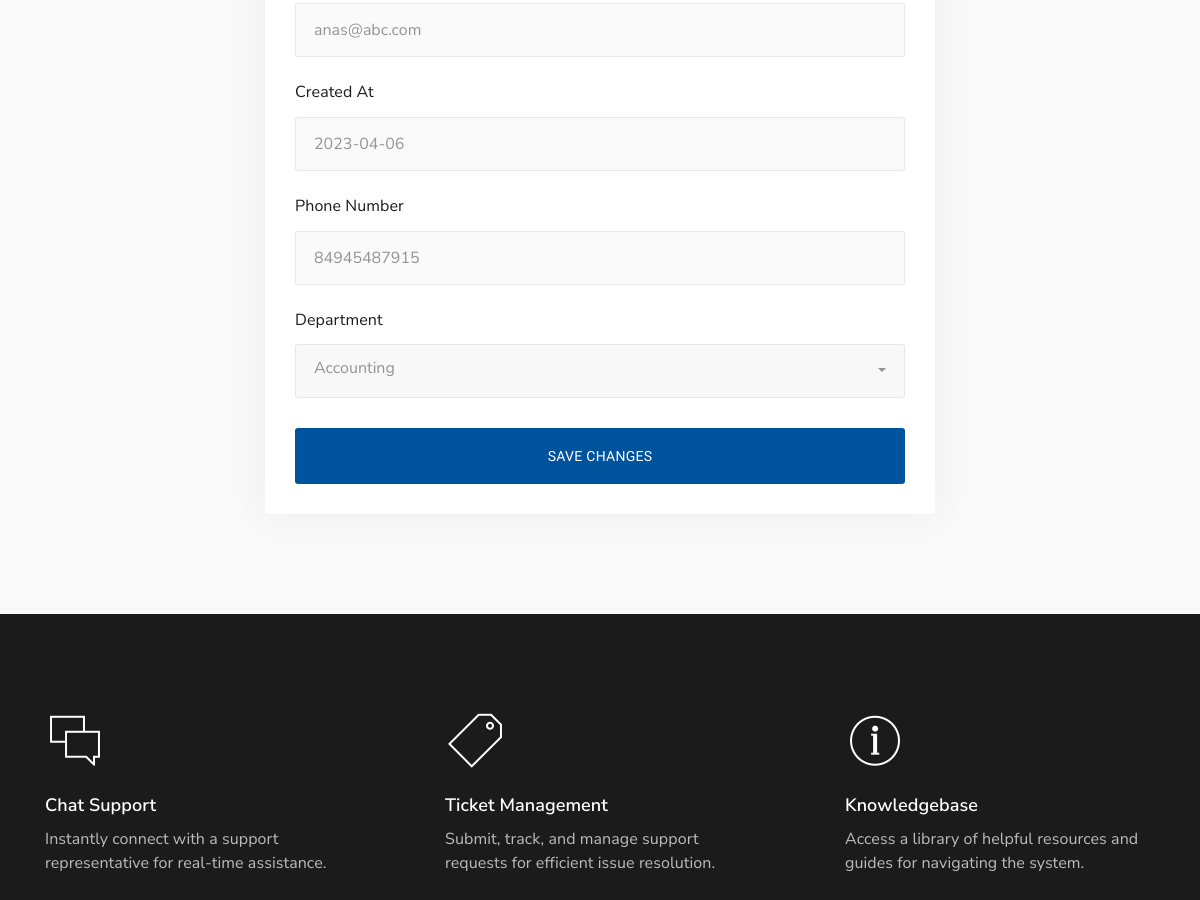
Before: /account-settings.php (signed in, middle part) with the older database file.
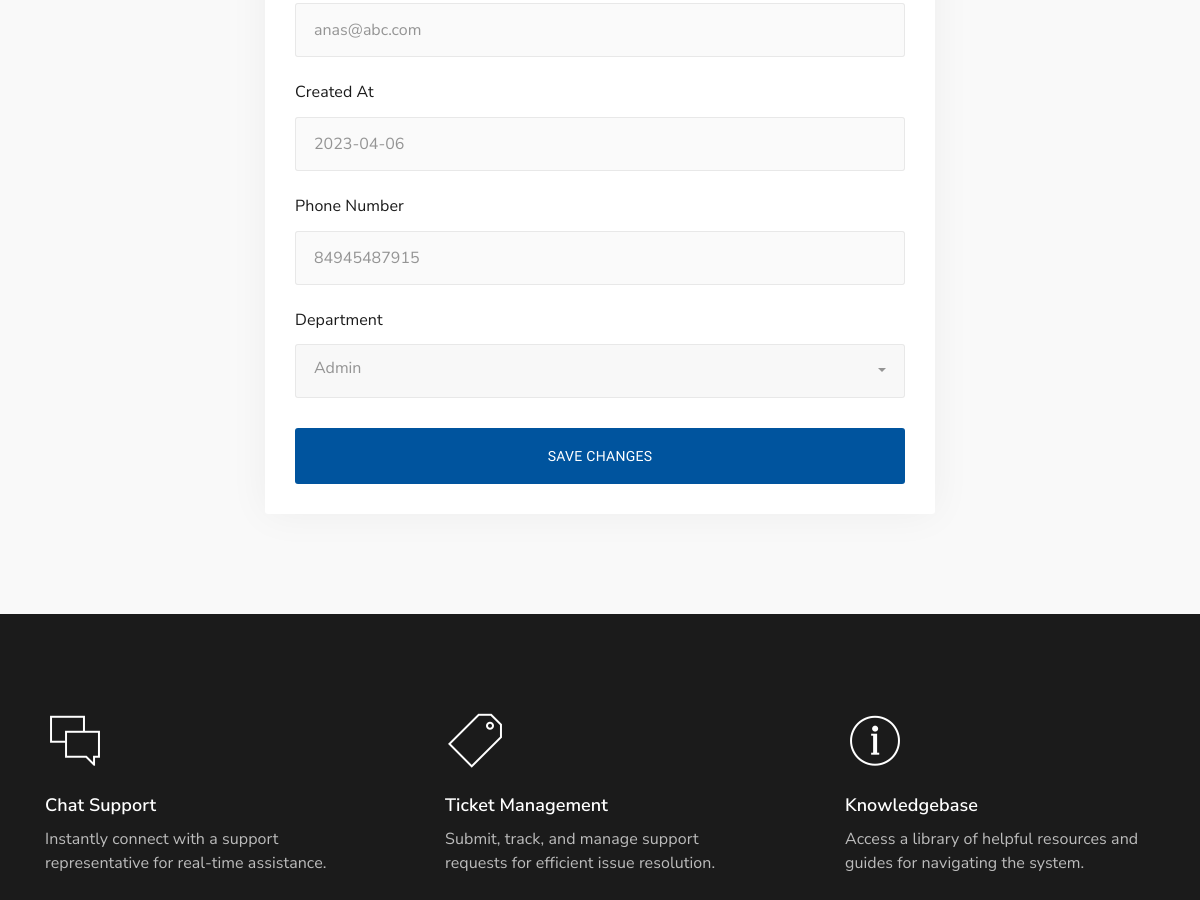
After: the same page with the newer database file.
### tables this page shows
CREATE TABLE `departments` (
  `id` int(10) UNSIGNED NOT NULL,
  `name` varchar(128) NOT NULL,
  `description` text DEFAULT NULL,
  `date_added` varchar(30) DEFAULT NULL,
  `admin_id` int(10) UNSIGNED NOT NULL
);

### account-settings.php (the view, shortened to what the changed rows need)
<!DOCTYPE html>
<html lang="en">
<head>
    <link rel="stylesheet" href="assets/vendor/bootstrap/dist/css/bootstrap.min.css">
    <link rel="stylesheet" href="assets/vendor/fancybox/dist/jquery.fancybox.min.css">
    <link rel="stylesheet" href="assets/vendor/pixeden-stroke-7-icon/pe-icon-7-stroke/dist/pe-icon-7-stroke.min.css">
    <link rel="stylesheet" type="text/css" href="assets/vendor/swiper/dist/css/swiper.min.css">
    <link rel="stylesheet" type="text/css" href="assets/vendor/bootstrap-select/dist/css/bootstrap-select.min.css">
    <link rel="stylesheet" type="text/css" href="assets/vendor/dropzone/dist/min/dropzone.min.css">
    <link rel="stylesheet" type="text/css" href="assets/vendor/quill/dist/quill.snow.css">
    <link rel="stylesheet" href="assets/css/amdesk.css">
    <link rel="stylesheet" href="assets/css/custom.css">
</head>
<body>
<?php
include ('php_scripts\header.php');
?>
    <div class="dx-main">
<div class="dx-box-5 pb-100 bg-grey-6">
    <div class="container">
        <div class="row justify-content-center">
            <div class="col-lg-10 col-xl-7">
                <div class="dx-box-decorated">
                   <?php
$user_id = $_SESSION['userid'];
$sql = "SELECT * FROM user WHERE id = $user_id";
$result = mysqli_query($conn, $sql);
if (mysqli_num_rows($result) > 0) {
  $row = mysqli_fetch_assoc($result);
  ?>
  <form action="#" class="dx-form" method="POST">
    <div class="dx-box-content">
      <div class="dx-form-group">
        <input type="email" aria-describedby="emailHelp" class="form-control form-control-style-2" id="email-address" name="email" value="<?php echo $row['email']; ?>">
      </div>
      <div class="dx-form-group">
        <label for="line-one" class="mnt-7" disabled>Created At</label>
        <input type="text" class="form-control form-control-style-2" id="line-one" name="created_at" value="<?php echo $row['created_at']; ?>" disabled>
      </div>
      <div class="dx-form-group">
        <label for="line-two" class="mnt-7">Phone Number</label>
        <input type="text" class="form-control form-control-style-2" id="line-two" name="phone" value="<?php echo $row['phone_number']; ?>">
      </div>
      <div class="dx-form-group">
      <label for="select-product" class="mnt-7">Department</label>
<select class="form-control dx-select-ticket" name="department" id="select-product" >
  <?php
  $category_id = $_POST['category_id'];
  $sql = "SELECT id, name FROM departments ORDER BY name ASC";
  $result = mysqli_query($conn, $sql);
  while ($row = mysqli_fetch_assoc($result)) {
    $option_id = $row['id'];
    $option_name = $row['name'];
    $selected = ($option_id == $category_id) ? 'selected' : '';
    echo '<option value="' . $option_id . '" ' . $selected . '>' . $option_name . '</option>';
  }
  ?>
</select>
</div>
      <div class="dx-form-group">
        <button class="dx-btn dx-btn-xl dx-btn-block" name="updateUser">Save Changes</button>
      </div>
    </div>
  </form>
  <?php
} else {
  echo "User not found";
}
?>
                </div>
            </div>
        </div>
    </div>
</div>
<?php
include ('php_scripts\footer.php');
 ?>
</body>
</html>

Changed rows visible on the page:
removed departments: name "Accounting"
now on this page (row unchanged): departments: name "Admin"
